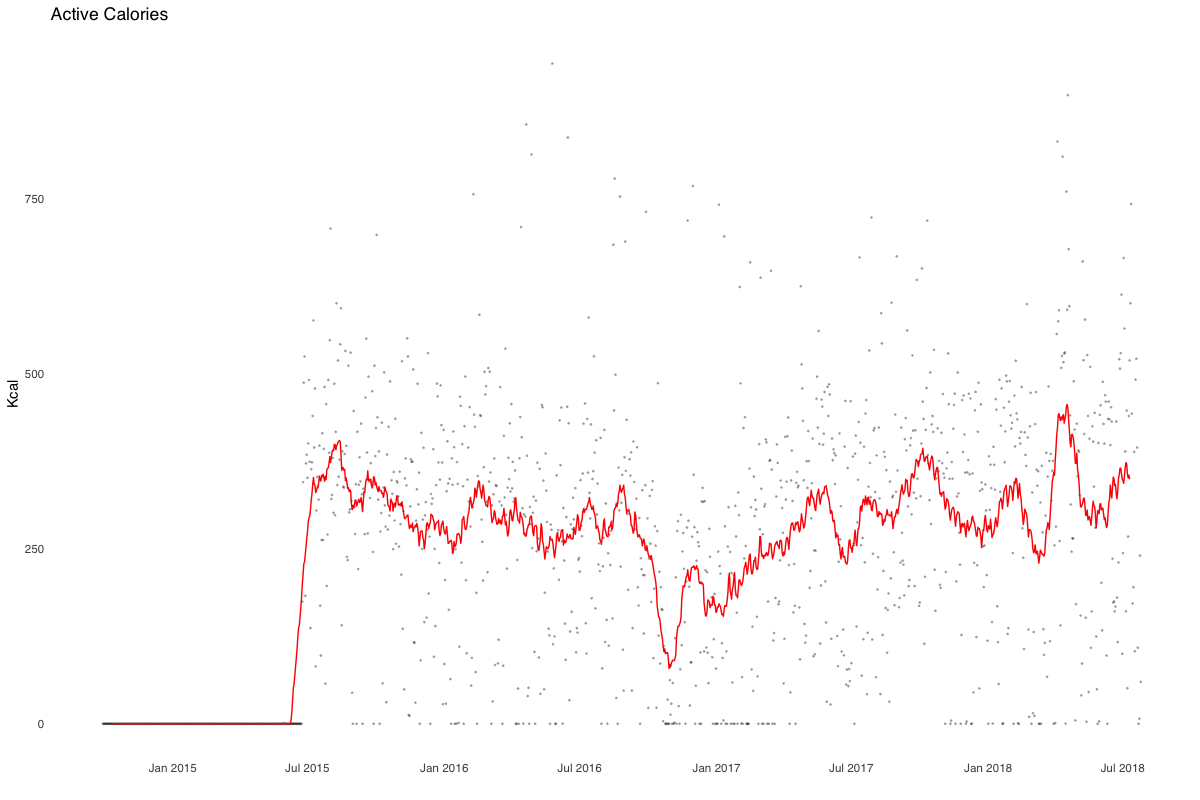

Reproduce this figure in R.
library(tidyverse)
library(scales)
library(ggthemes)
library(zoo)

Data <- read.csv("data/multiple-daily-metrics.csv")
Data$date <- as.Date(Data$start, format = "%d-%b-%Y")
Data$active_calories_kcal <- as.numeric(Data$active_calories_kcal)
Data$active_calories_kcal_ma <- rollmean(Data$active_calories_kcal, k = 30, fill = NA)

Data %>% 
  ggplot() +
    geom_point(aes(date, active_calories_kcal), alpha = 0.25, size = 0.25) +
    geom_line(aes(date, active_calories_kcal_ma), color = 'red') +
    scale_x_date(breaks = date_breaks("6 months"),
                 labels = date_format("%b %Y")) +
    labs(title = "Active Calories", x = "", y = "Kcal", color = "Type") + 
    theme_tufte(base_family = "Helvetica", ticks=FALSE) +
    scale_colour_few()
